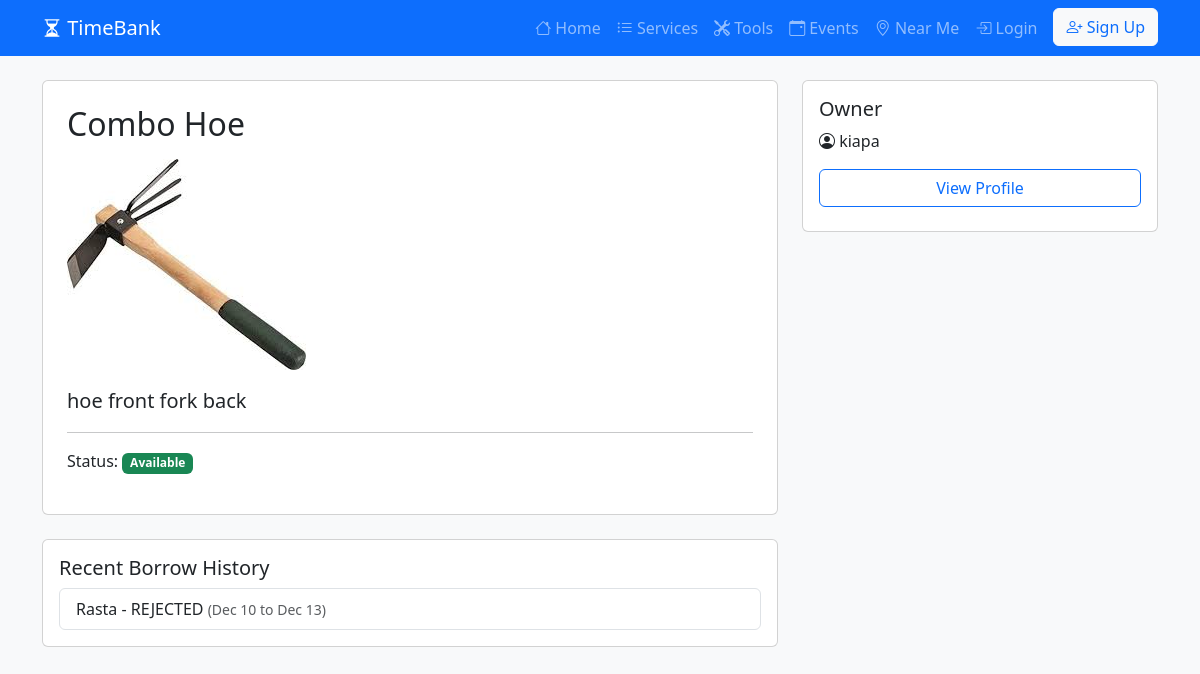
Page /tools/3/ on the earlier database version.
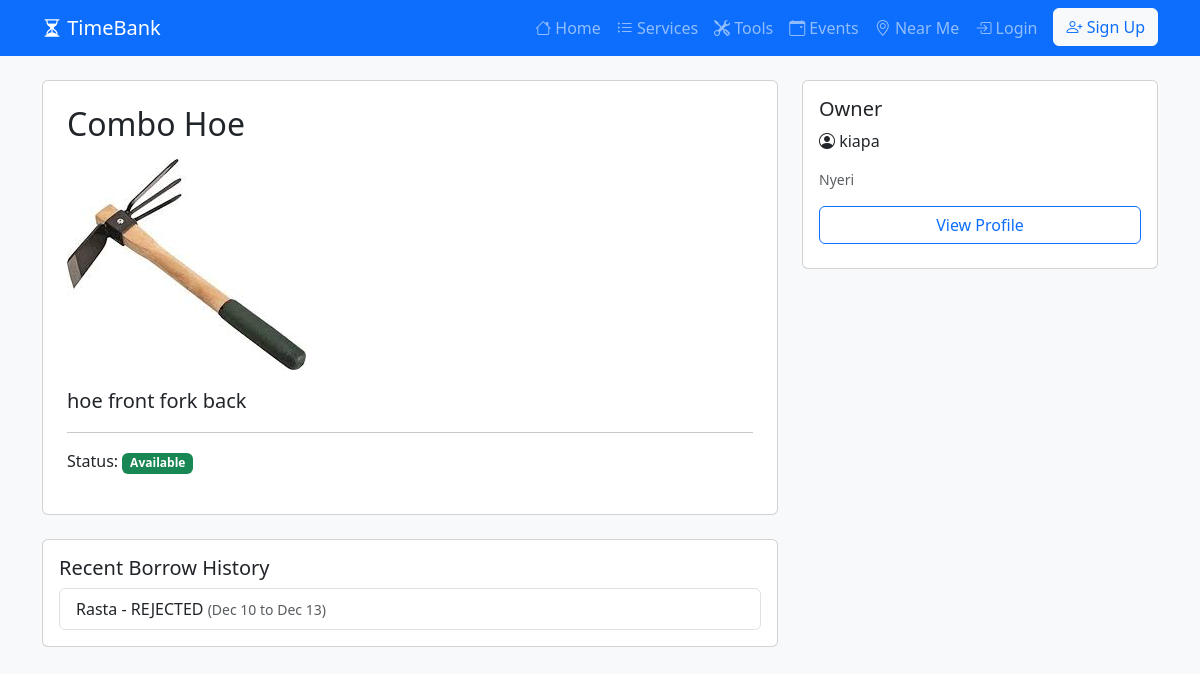
Same page on the later database version.
### myapp/models.py (models this page shows, shortened)
class Tool(models.Model):
    owner = models.ForeignKey(User, on_delete=models.CASCADE, related_name='tools')
    name = models.CharField(max_length=100)
    description = models.TextField()
    image = models.ImageField(upload_to='tools/', blank=True, null=True)
    is_available = models.BooleanField(default=True)

class Profile(models.Model):
    user = models.OneToOneField(User, on_delete=models.CASCADE)
    time_credits = models.DecimalField(max_digits=10, decimal_places=2, default=0.00)
    bio = models.TextField(blank=True)
    location = models.CharField(max_length=100, help_text="Neighborhood or City")
    phone = models.CharField(max_length=20, blank=True)
    profile_picture = models.ImageField(upload_to='profiles/', blank=True, null=True)
    latitude = models.DecimalField(max_digits=9, decimal_places=6, null=True, blank=True)
    longitude = models.DecimalField(max_digits=9, decimal_places=6, null=True, blank=True)
    is_available = models.BooleanField(default=True, help_text="Available to help others")
    created_at = models.DateTimeField(auto_now_add=True)

### myapp/views.py (the view)
# urls.py: path('tools/<int:pk>/', views.tool_detail, name='tool_detail'),
def tool_detail(request, pk):
    tool = get_object_or_404(Tool, pk=pk)
    borrows = ToolBorrow.objects.filter(tool=tool).order_by('-requested_at')[:5]
    context = {
        'tool': tool,
        'borrows': borrows,
    }
    return render(request, 'tools/detail.html', context)

### myapp/templates/tools/detail.html (shortened to what this page needs)
{% extends 'base.html' %}
{% block content %}
<div class="row">
    <div class="col-md-8">
        <div class="card">
            <div class="card-body p-4">
                <h2 class="mb-3">{{ tool.name }}</h2>
                {% if tool.image %}
                <img src="{{ tool.image.url }}" class="img-fluid mb-3 rounded">
                {% endif %}
                <p class="lead">{{ tool.description }}</p>
                <hr>
                <p>
                    Status: {% if tool.is_available %}
                    <span class="badge bg-success">Available</span>
                    {% else %}
                    <span class="badge bg-secondary">Not Available</span>
                    {% endif %}
                </p>
            </div>
        </div>
        {% if borrows %}
        <div class="card mt-4">
            <div class="card-body">
                <h5>Recent Borrow History</h5>
                <ul class="list-group">
                    {% for borrow in borrows %}
                    <li class="list-group-item">
                        {{ borrow.borrower.username }} - {{ borrow.status }}
                        <small class="text-muted">({{ borrow.start_date|date:"M d" }} to {{ borrow.end_date|date:"M d" }})</small>
                    </li>
                    {% endfor %}
                </ul>
            </div>
        </div>
        {% endif %}
    </div>
    <div class="col-md-4">
        <div class="card">
            <div class="card-body">
                <h5>Owner</h5>
                <p><i class="bi bi-person-circle"></i> {{ tool.owner.get_full_name|default:tool.owner.username }}</p>
                <p class="text-muted small">{{ tool.owner.profile.location }}</p>
                <a href="{% url 'view_profile' tool.owner.username %}" class="btn btn-outline-primary w-100 mb-2">View Profile</a>
            </div>
        </div>
    </div>
</div>
{% endblock %}

Differences in the rows shown:
changed through a linked row, Tool "Combo Hoe": owner.profile.location (not shown) → "Nyeri"
